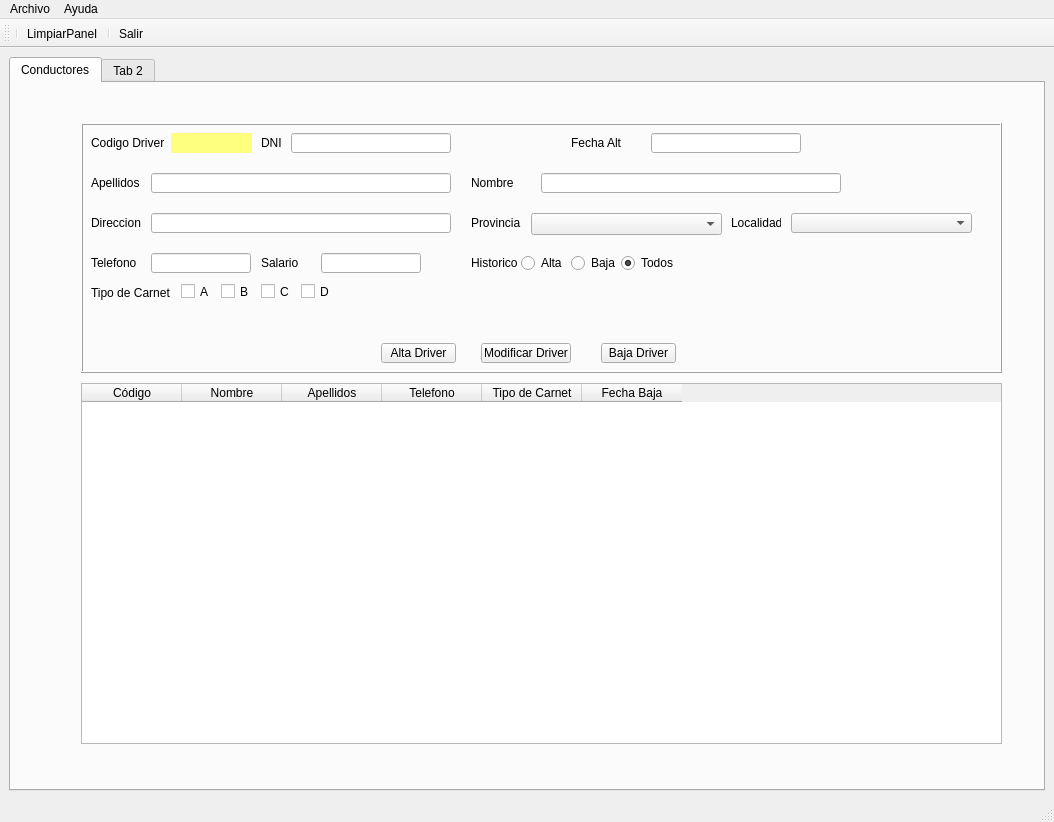
<?xml version="1.0" encoding="UTF-8"?>
<ui version="4.0">
 <class>MainWindow</class>
 <widget class="QMainWindow" name="MainWindow">
  <property name="geometry">
   <rect>
    <x>0</x>
    <y>0</y>
    <width>1054</width>
    <height>822</height>
   </rect>
  </property>
  <property name="sizePolicy">
   <sizepolicy hsizetype="Expanding" vsizetype="Expanding">
    <horstretch>0</horstretch>
    <verstretch>0</verstretch>
   </sizepolicy>
  </property>
  <property name="minimumSize">
   <size>
    <width>1024</width>
    <height>768</height>
   </size>
  </property>
  <property name="maximumSize">
   <size>
    <width>16777215</width>
    <height>16777215</height>
   </size>
  </property>
  <property name="windowTitle">
   <string>CarTest</string>
  </property>
  <property name="windowIcon">
   <iconset>
    <normaloff>../../.designer/backup/img/Logo1.png</normaloff>../../.designer/backup/img/Logo1.png</iconset>
  </property>
  <property name="layoutDirection">
   <enum>Qt::LeftToRight</enum>
  </property>
  <property name="animated">
   <bool>true</bool>
  </property>
  <property name="tabShape">
   <enum>QTabWidget::Rounded</enum>
  </property>
  <widget class="QWidget" name="centralwidget">
   <layout class="QGridLayout" name="gridLayout">
    <item row="0" column="0">
     <widget class="QTabWidget" name="TabPrincipal">
      <property name="enabled">
       <bool>true</bool>
      </property>
      <property name="minimumSize">
       <size>
        <width>300</width>
        <height>20</height>
       </size>
      </property>
      <property name="currentIndex">
       <number>0</number>
      </property>
      <widget class="QWidget" name="panelDrivers">
       <attribute name="title">
        <string>Conductores</string>
       </attribute>
       <widget class="QFrame" name="frame">
        <property name="geometry">
         <rect>
          <x>70</x>
          <y>40</y>
          <width>921</width>
          <height>250</height>
         </rect>
        </property>
        <property name="minimumSize">
         <size>
          <width>800</width>
          <height>200</height>
         </size>
        </property>
        <property name="maximumSize">
         <size>
          <width>1100</width>
          <height>250</height>
         </size>
        </property>
        <property name="frameShape">
         <enum>QFrame::Box</enum>
        </property>
        <property name="frameShadow">
         <enum>QFrame::Raised</enum>
        </property>
        <widget class="QLineEdit" name="txtDni">
         <property name="geometry">
          <rect>
           <x>210</x>
           <y>10</y>
           <width>160</width>
           <height>20</height>
          </rect>
         </property>
         <property name="minimumSize">
          <size>
           <width>50</width>
           <height>20</height>
          </size>
         </property>
         <property name="maximumSize">
          <size>
           <width>200</width>
           <height>20</height>
          </size>
         </property>
         <property name="text">
          <string/>
         </property>
         <property name="alignment">
          <set>Qt::AlignCenter</set>
         </property>
        </widget>
        <widget class="QLineEdit" name="txtNombre">
         <property name="geometry">
          <rect>
           <x>460</x>
           <y>50</y>
           <width>300</width>
           <height>20</height>
          </rect>
         </property>
         <property name="minimumSize">
          <size>
           <width>300</width>
           <height>20</height>
          </size>
         </property>
         <property name="maximumSize">
          <size>
           <width>300</width>
           <height>20</height>
          </size>
         </property>
        </widget>
        <widget class="QLabel" name="lblApel">
         <property name="geometry">
          <rect>
           <x>10</x>
           <y>50</y>
           <width>50</width>
           <height>20</height>
          </rect>
         </property>
         <property name="minimumSize">
          <size>
           <width>50</width>
           <height>20</height>
          </size>
         </property>
         <property name="maximumSize">
          <size>
           <width>100</width>
           <height>20</height>
          </size>
         </property>
         <property name="text">
          <string>Apellidos</string>
         </property>
        </widget>
        <widget class="QLabel" name="lblFechaAlta">
         <property name="geometry">
          <rect>
           <x>490</x>
           <y>10</y>
           <width>50</width>
           <height>20</height>
          </rect>
         </property>
         <property name="minimumSize">
          <size>
           <width>50</width>
           <height>20</height>
          </size>
         </property>
         <property name="maximumSize">
          <size>
           <width>50</width>
           <height>20</height>
          </size>
         </property>
         <property name="text">
          <string>Fecha Alta</string>
         </property>
        </widget>
        <widget class="QLabel" name="lblNombre">
         <property name="geometry">
          <rect>
           <x>390</x>
           <y>50</y>
           <width>50</width>
           <height>20</height>
          </rect>
         </property>
         <property name="minimumSize">
          <size>
           <width>50</width>
           <height>20</height>
          </size>
         </property>
         <property name="text">
          <string>Nombre</string>
         </property>
        </widget>
        <widget class="QLabel" name="lblDNI">
         <property name="geometry">
          <rect>
           <x>180</x>
           <y>10</y>
           <width>91</width>
           <height>20</height>
          </rect>
         </property>
         <property name="minimumSize">
          <size>
           <width>50</width>
           <height>20</height>
          </size>
         </property>
         <property name="maximumSize">
          <size>
           <width>100</width>
           <height>20</height>
          </size>
         </property>
         <property name="text">
          <string>DNI</string>
         </property>
        </widget>
        <widget class="QLabel" name="lblcod">
         <property name="geometry">
          <rect>
           <x>10</x>
           <y>10</y>
           <width>91</width>
           <height>20</height>
          </rect>
         </property>
         <property name="minimumSize">
          <size>
           <width>50</width>
           <height>20</height>
          </size>
         </property>
         <property name="maximumSize">
          <size>
           <width>100</width>
           <height>20</height>
          </size>
         </property>
         <property name="text">
          <string>Codigo Driver</string>
         </property>
        </widget>
        <widget class="QLineEdit" name="txtApel">
         <property name="geometry">
          <rect>
           <x>70</x>
           <y>50</y>
           <width>300</width>
           <height>20</height>
          </rect>
         </property>
         <property name="minimumSize">
          <size>
           <width>300</width>
           <height>20</height>
          </size>
         </property>
         <property name="maximumSize">
          <size>
           <width>300</width>
           <height>20</height>
          </size>
         </property>
        </widget>
        <widget class="QLabel" name="lblcoddb">
         <property name="geometry">
          <rect>
           <x>90</x>
           <y>10</y>
           <width>81</width>
           <height>20</height>
          </rect>
         </property>
         <property name="minimumSize">
          <size>
           <width>50</width>
           <height>20</height>
          </size>
         </property>
         <property name="maximumSize">
          <size>
           <width>100</width>
           <height>20</height>
          </size>
         </property>
         <property name="autoFillBackground">
          <bool>false</bool>
         </property>
         <property name="styleSheet">
          <string notr="true">background-color: rgb(255, 255, 127);</string>
         </property>
         <property name="text">
          <string/>
         </property>
         <property name="alignment">
          <set>Qt::AlignCenter</set>
         </property>
        </widget>
        <widget class="QLineEdit" name="txtFecha">
         <property name="geometry">
          <rect>
           <x>570</x>
           <y>10</y>
           <width>150</width>
           <height>20</height>
          </rect>
         </property>
         <property name="minimumSize">
          <size>
           <width>150</width>
           <height>20</height>
          </size>
         </property>
         <property name="maximumSize">
          <size>
           <width>150</width>
           <height>20</height>
          </size>
         </property>
        </widget>
        <widget class="QPushButton" name="btnCalendar">
         <property name="geometry">
          <rect>
           <x>720</x>
           <y>10</y>
           <width>50</width>
           <height>20</height>
          </rect>
         </property>
         <property name="minimumSize">
          <size>
           <width>50</width>
           <height>20</height>
          </size>
         </property>
         <property name="text">
          <string/>
         </property>
         <property name="icon">
          <iconset>
           <normaloff>../../.designer/backup/img/Calendar.png</normaloff>../../.designer/backup/img/Calendar.png</iconset>
         </property>
         <property name="iconSize">
          <size>
           <width>25</width>
           <height>25</height>
          </size>
         </property>
         <property name="default">
          <bool>false</bool>
         </property>
         <property name="flat">
          <bool>true</bool>
         </property>
        </widget>
        <widget class="QLabel" name="lblValidarDni">
         <property name="geometry">
          <rect>
           <x>360</x>
           <y>10</y>
           <width>60</width>
           <height>30</height>
          </rect>
         </property>
         <property name="minimumSize">
          <size>
           <width>60</width>
           <height>30</height>
          </size>
         </property>
         <property name="maximumSize">
          <size>
           <width>60</width>
           <height>30</height>
          </size>
         </property>
         <property name="font">
          <font>
           <family>MV Boli</family>
           <pointsize>14</pointsize>
           <weight>50</weight>
           <bold>false</bold>
          </font>
         </property>
         <property name="text">
          <string/>
         </property>
         <property name="alignment">
          <set>Qt::AlignCenter</set>
         </property>
        </widget>
        <widget class="QLabel" name="lblDir">
         <property name="geometry">
          <rect>
           <x>10</x>
           <y>90</y>
           <width>50</width>
           <height>20</height>
          </rect>
         </property>
         <property name="minimumSize">
          <size>
           <width>50</width>
           <height>20</height>
          </size>
         </property>
         <property name="text">
          <string>Direccion</string>
         </property>
        </widget>
        <widget class="QLineEdit" name="txtDir">
         <property name="geometry">
          <rect>
           <x>70</x>
           <y>90</y>
           <width>300</width>
           <height>20</height>
          </rect>
         </property>
         <property name="minimumSize">
          <size>
           <width>300</width>
           <height>20</height>
          </size>
         </property>
        </widget>
        <widget class="QLabel" name="lblTlf">
         <property name="geometry">
          <rect>
           <x>10</x>
           <y>130</y>
           <width>50</width>
           <height>20</height>
          </rect>
         </property>
         <property name="minimumSize">
          <size>
           <width>50</width>
           <height>20</height>
          </size>
         </property>
         <property name="text">
          <string>Telefono</string>
         </property>
        </widget>
        <widget class="QLineEdit" name="txtTlf">
         <property name="geometry">
          <rect>
           <x>70</x>
           <y>130</y>
           <width>100</width>
           <height>20</height>
          </rect>
         </property>
         <property name="minimumSize">
          <size>
           <width>100</width>
           <height>20</height>
          </size>
         </property>
         <property name="maximumSize">
          <size>
           <width>100</width>
           <height>20</height>
          </size>
         </property>
        </widget>
        <widget class="QLabel" name="lblLocalidad">
         <property name="geometry">
          <rect>
           <x>650</x>
           <y>90</y>
           <width>50</width>
           <height>20</height>
          </rect>
         </property>
         <property name="minimumSize">
          <size>
           <width>50</width>
           <height>20</height>
          </size>
         </property>
         <property name="text">
          <string>Localidad</string>
         </property>
        </widget>
        <widget class="QComboBox" name="cmbMun">
         <property name="geometry">
          <rect>
           <x>710</x>
           <y>90</y>
           <width>181</width>
           <height>20</height>
          </rect>
         </property>
         <property name="minimumSize">
          <size>
           <width>120</width>
           <height>20</height>
          </size>
         </property>
         <property name="maximumSize">
          <size>
           <width>200</width>
           <height>20</height>
          </size>
         </property>
        </widget>
        <widget class="QComboBox" name="cmbProv">
         <property name="geometry">
          <rect>
           <x>450</x>
           <y>90</y>
           <width>191</width>
           <height>22</height>
          </rect>
         </property>
         <property name="minimumSize">
          <size>
           <width>120</width>
           <height>20</height>
          </size>
         </property>
        </widget>
        <widget class="QLabel" name="lblProvincia">
         <property name="geometry">
          <rect>
           <x>390</x>
           <y>90</y>
           <width>50</width>
           <height>20</height>
          </rect>
         </property>
         <property name="minimumSize">
          <size>
           <width>50</width>
           <height>20</height>
          </size>
         </property>
         <property name="text">
          <string>Provincia</string>
         </property>
        </widget>
        <widget class="QLabel" name="lblSalario">
         <property name="geometry">
          <rect>
           <x>180</x>
           <y>130</y>
           <width>50</width>
           <height>20</height>
          </rect>
         </property>
         <property name="minimumSize">
          <size>
           <width>50</width>
           <height>20</height>
          </size>
         </property>
         <property name="text">
          <string>Salario</string>
         </property>
        </widget>
        <widget class="QLineEdit" name="txtSalario">
         <property name="geometry">
          <rect>
           <x>240</x>
           <y>130</y>
           <width>100</width>
           <height>20</height>
          </rect>
         </property>
         <property name="minimumSize">
          <size>
           <width>100</width>
           <height>20</height>
          </size>
         </property>
         <property name="maximumSize">
          <size>
           <width>100</width>
           <height>20</height>
          </size>
         </property>
        </widget>
        <widget class="QLabel" name="lblCarnet">
         <property name="geometry">
          <rect>
           <x>10</x>
           <y>160</y>
           <width>100</width>
           <height>20</height>
          </rect>
         </property>
         <property name="minimumSize">
          <size>
           <width>100</width>
           <height>20</height>
          </size>
         </property>
         <property name="maximumSize">
          <size>
           <width>100</width>
           <height>20</height>
          </size>
         </property>
         <property name="text">
          <string>Tipo de Carnet</string>
         </property>
        </widget>
        <widget class="QCheckBox" name="chkA">
         <property name="geometry">
          <rect>
           <x>100</x>
           <y>160</y>
           <width>70</width>
           <height>17</height>
          </rect>
         </property>
         <property name="text">
          <string>A</string>
         </property>
        </widget>
        <widget class="QCheckBox" name="chkB">
         <property name="geometry">
          <rect>
           <x>140</x>
           <y>160</y>
           <width>70</width>
           <height>17</height>
          </rect>
         </property>
         <property name="text">
          <string>B</string>
         </property>
        </widget>
        <widget class="QCheckBox" name="chkC">
         <property name="geometry">
          <rect>
           <x>180</x>
           <y>160</y>
           <width>70</width>
           <height>17</height>
          </rect>
         </property>
         <property name="text">
          <string>C</string>
         </property>
        </widget>
        <widget class="QCheckBox" name="chkD">
         <property name="geometry">
          <rect>
           <x>220</x>
           <y>160</y>
           <width>70</width>
           <height>17</height>
          </rect>
         </property>
         <property name="text">
          <string>D</string>
         </property>
        </widget>
        <widget class="QLabel" name="lblHistorico">
         <property name="geometry">
          <rect>
           <x>390</x>
           <y>130</y>
           <width>50</width>
           <height>20</height>
          </rect>
         </property>
         <property name="minimumSize">
          <size>
           <width>50</width>
           <height>20</height>
          </size>
         </property>
         <property name="text">
          <string>Historico</string>
         </property>
        </widget>
        <widget class="QRadioButton" name="rbtAlta">
         <property name="geometry">
          <rect>
           <x>440</x>
           <y>130</y>
           <width>82</width>
           <height>20</height>
          </rect>
         </property>
         <property name="minimumSize">
          <size>
           <width>50</width>
           <height>20</height>
          </size>
         </property>
         <property name="text">
          <string>Alta</string>
         </property>
         <attribute name="buttonGroup">
          <string notr="true">buttonGroup</string>
         </attribute>
        </widget>
        <widget class="QRadioButton" name="rbtBaja">
         <property name="geometry">
          <rect>
           <x>490</x>
           <y>130</y>
           <width>82</width>
           <height>20</height>
          </rect>
         </property>
         <property name="minimumSize">
          <size>
           <width>50</width>
           <height>20</height>
          </size>
         </property>
         <property name="text">
          <string>Baja</string>
         </property>
         <attribute name="buttonGroup">
          <string notr="true">buttonGroup</string>
         </attribute>
        </widget>
        <widget class="QRadioButton" name="rbtTodos">
         <property name="geometry">
          <rect>
           <x>540</x>
           <y>130</y>
           <width>82</width>
           <height>20</height>
          </rect>
         </property>
         <property name="minimumSize">
          <size>
           <width>50</width>
           <height>20</height>
          </size>
         </property>
         <property name="text">
          <string>Todos</string>
         </property>
         <property name="checked">
          <bool>true</bool>
         </property>
         <attribute name="buttonGroup">
          <string notr="true">buttonGroup</string>
         </attribute>
        </widget>
        <widget class="QPushButton" name="btnAltaDriver">
         <property name="geometry">
          <rect>
           <x>300</x>
           <y>220</y>
           <width>75</width>
           <height>20</height>
          </rect>
         </property>
         <property name="minimumSize">
          <size>
           <width>75</width>
           <height>20</height>
          </size>
         </property>
         <property name="maximumSize">
          <size>
           <width>75</width>
           <height>20</height>
          </size>
         </property>
         <property name="text">
          <string>Alta Driver</string>
         </property>
        </widget>
        <widget class="QPushButton" name="btnModifDriver">
         <property name="geometry">
          <rect>
           <x>400</x>
           <y>220</y>
           <width>90</width>
           <height>20</height>
          </rect>
         </property>
         <property name="minimumSize">
          <size>
           <width>90</width>
           <height>20</height>
          </size>
         </property>
         <property name="maximumSize">
          <size>
           <width>90</width>
           <height>20</height>
          </size>
         </property>
         <property name="text">
          <string>Modificar Driver</string>
         </property>
        </widget>
        <widget class="QPushButton" name="btnBajaDriver">
         <property name="geometry">
          <rect>
           <x>520</x>
           <y>220</y>
           <width>75</width>
           <height>20</height>
          </rect>
         </property>
         <property name="minimumSize">
          <size>
           <width>75</width>
           <height>20</height>
          </size>
         </property>
         <property name="maximumSize">
          <size>
           <width>75</width>
           <height>20</height>
          </size>
         </property>
         <property name="text">
          <string>Baja Driver</string>
         </property>
        </widget>
        <zorder>lblValidarDni</zorder>
        <zorder>txtNombre</zorder>
        <zorder>lblApel</zorder>
        <zorder>lblFechaAlta</zorder>
        <zorder>lblNombre</zorder>
        <zorder>lblDNI</zorder>
        <zorder>lblcod</zorder>
        <zorder>txtApel</zorder>
        <zorder>lblcoddb</zorder>
        <zorder>txtFecha</zorder>
        <zorder>btnCalendar</zorder>
        <zorder>txtDni</zorder>
        <zorder>lblDir</zorder>
        <zorder>txtDir</zorder>
        <zorder>lblTlf</zorder>
        <zorder>txtTlf</zorder>
        <zorder>lblLocalidad</zorder>
        <zorder>cmbMun</zorder>
        <zorder>cmbProv</zorder>
        <zorder>lblProvincia</zorder>
        <zorder>lblSalario</zorder>
        <zorder>txtSalario</zorder>
        <zorder>lblCarnet</zorder>
        <zorder>chkA</zorder>
        <zorder>chkB</zorder>
        <zorder>chkC</zorder>
        <zorder>chkD</zorder>
        <zorder>lblHistorico</zorder>
        <zorder>rbtAlta</zorder>
        <zorder>rbtBaja</zorder>
        <zorder>rbtTodos</zorder>
        <zorder>btnAltaDriver</zorder>
        <zorder>btnModifDriver</zorder>
        <zorder>btnBajaDriver</zorder>
       </widget>
       <widget class="QTableWidget" name="tabDrivers">
        <property name="geometry">
         <rect>
          <x>70</x>
          <y>300</y>
          <width>921</width>
          <height>361</height>
         </rect>
        </property>
        <property name="alternatingRowColors">
         <bool>true</bool>
        </property>
        <property name="selectionBehavior">
         <enum>QAbstractItemView::SelectRows</enum>
        </property>
        <attribute name="verticalHeaderVisible">
         <bool>false</bool>
        </attribute>
        <column>
         <property name="text">
          <string>Código</string>
         </property>
        </column>
        <column>
         <property name="text">
          <string>Nombre</string>
         </property>
        </column>
        <column>
         <property name="text">
          <string>Apellidos</string>
         </property>
        </column>
        <column>
         <property name="text">
          <string>Telefono</string>
         </property>
        </column>
        <column>
         <property name="text">
          <string>Tipo de Carnet</string>
         </property>
        </column>
        <column>
         <property name="text">
          <string>Fecha Baja</string>
         </property>
        </column>
       </widget>
      </widget>
      <widget class="QWidget" name="tab_2">
       <attribute name="title">
        <string>Tab 2</string>
       </attribute>
       <widget class="QLabel" name="label_2">
        <property name="geometry">
         <rect>
          <x>160</x>
          <y>100</y>
          <width>201</width>
          <height>101</height>
         </rect>
        </property>
        <property name="text">
         <string>Esto es la Pestaña 2</string>
        </property>
       </widget>
      </widget>
     </widget>
    </item>
   </layout>
  </widget>
  <widget class="QMenuBar" name="menubar">
   <property name="geometry">
    <rect>
     <x>0</x>
     <y>0</y>
     <width>1054</width>
     <height>21</height>
    </rect>
   </property>
   <widget class="QMenu" name="menuArchivo">
    <property name="title">
     <string>Archivo</string>
    </property>
    <addaction name="actionSalir"/>
   </widget>
   <widget class="QMenu" name="menuHelp">
    <property name="title">
     <string>Ayuda</string>
    </property>
    <addaction name="actionAcerca_de"/>
   </widget>
   <addaction name="menuArchivo"/>
   <addaction name="menuHelp"/>
  </widget>
  <widget class="QStatusBar" name="statusbar"/>
  <widget class="QToolBar" name="toolBar">
   <property name="windowTitle">
    <string>toolBar</string>
   </property>
   <attribute name="toolBarArea">
    <enum>TopToolBarArea</enum>
   </attribute>
   <attribute name="toolBarBreak">
    <bool>false</bool>
   </attribute>
   <addaction name="separator"/>
   <addaction name="barLimpiarPanel"/>
   <addaction name="separator"/>
   <addaction name="barSalir"/>
  </widget>
  <action name="actionSalir">
   <property name="icon">
    <iconset>
     <normaloff>../../.designer/backup/img/exit_icon-icons.com_70975.ico</normaloff>../../.designer/backup/img/exit_icon-icons.com_70975.ico</iconset>
   </property>
   <property name="text">
    <string>Salir</string>
   </property>
  </action>
  <action name="actionAcerca_de">
   <property name="icon">
    <iconset>
     <normaloff>../../.designer/backup/img/sign-question-icon_34359.ico</normaloff>../../.designer/backup/img/sign-question-icon_34359.ico</iconset>
   </property>
   <property name="text">
    <string>Acerca de ...</string>
   </property>
  </action>
  <action name="barSalir">
   <property name="icon">
    <iconset>
     <normaloff>../../.designer/backup/img/exit_icon-icons.com_70975.ico</normaloff>../../.designer/backup/img/exit_icon-icons.com_70975.ico</iconset>
   </property>
   <property name="text">
    <string>Salir</string>
   </property>
  </action>
  <action name="barLimpiarPanel">
   <property name="icon">
    <iconset>
     <normaloff>../../.designer/backup/img/reload_icon-icons.com_64795.ico</normaloff>../../.designer/backup/img/reload_icon-icons.com_64795.ico</iconset>
   </property>
   <property name="text">
    <string>LimpiarPanel</string>
   </property>
  </action>
 </widget>
 <tabstops>
  <tabstop>txtDni</tabstop>
  <tabstop>txtFecha</tabstop>
  <tabstop>btnCalendar</tabstop>
  <tabstop>txtApel</tabstop>
  <tabstop>txtNombre</tabstop>
  <tabstop>txtDir</tabstop>
  <tabstop>cmbProv</tabstop>
  <tabstop>cmbMun</tabstop>
  <tabstop>txtTlf</tabstop>
  <tabstop>txtSalario</tabstop>
 </tabstops>
 <resources/>
 <connections/>
 <buttongroups>
  <buttongroup name="buttonGroup"/>
 </buttongroups>
</ui>
